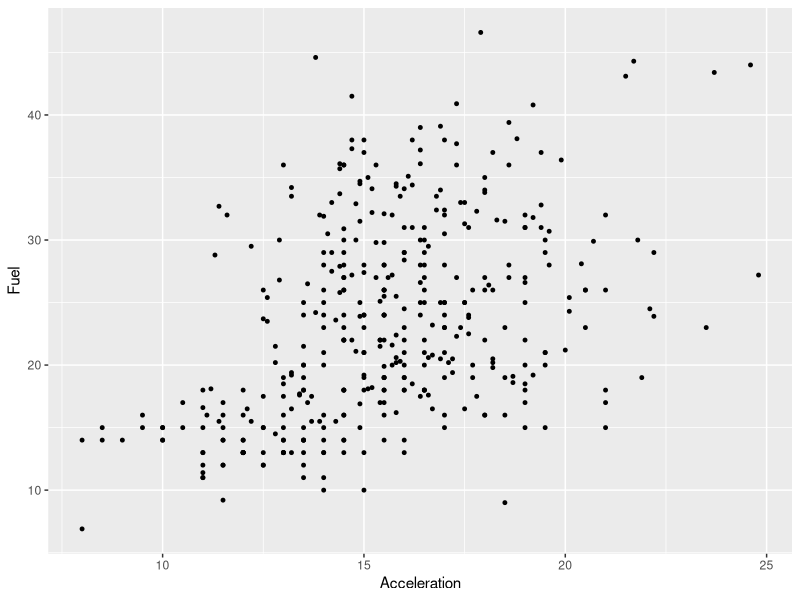
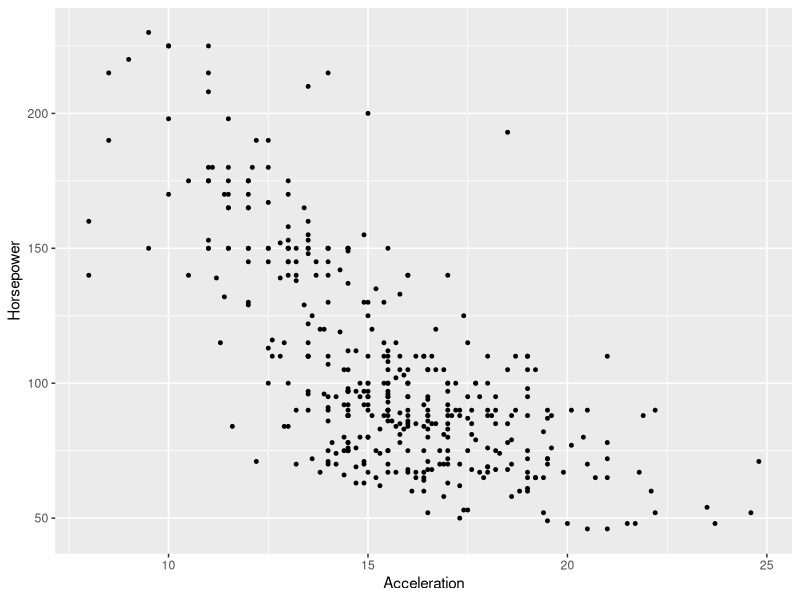
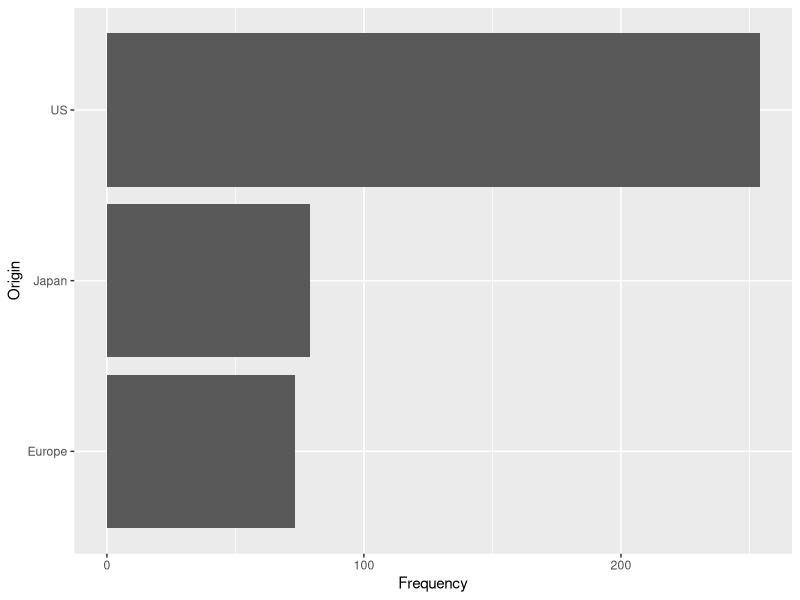
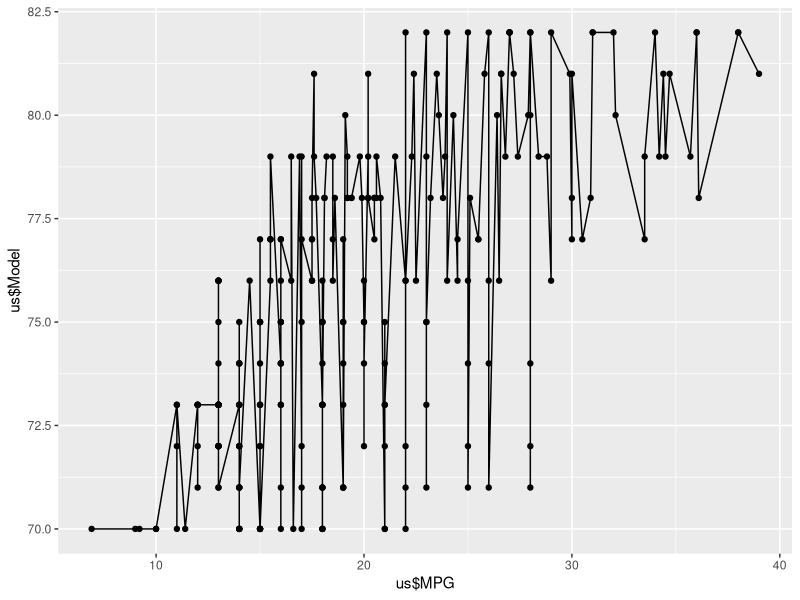
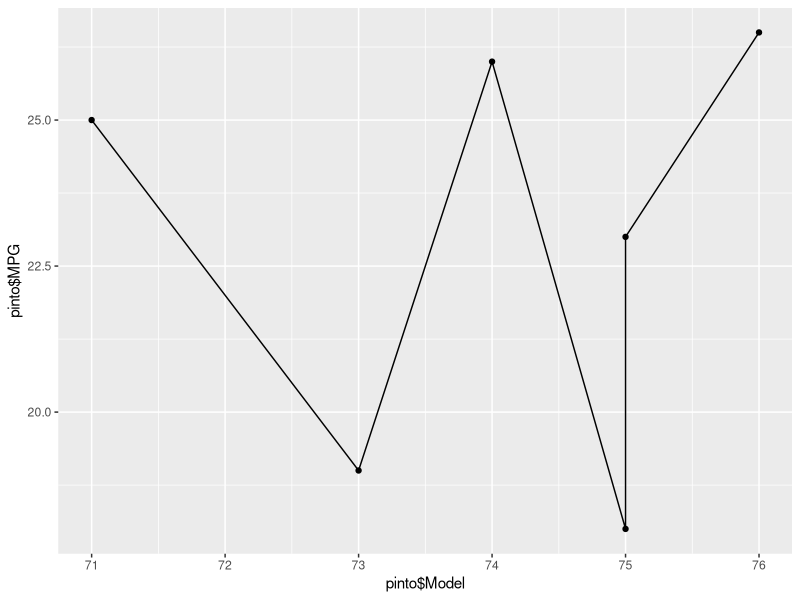
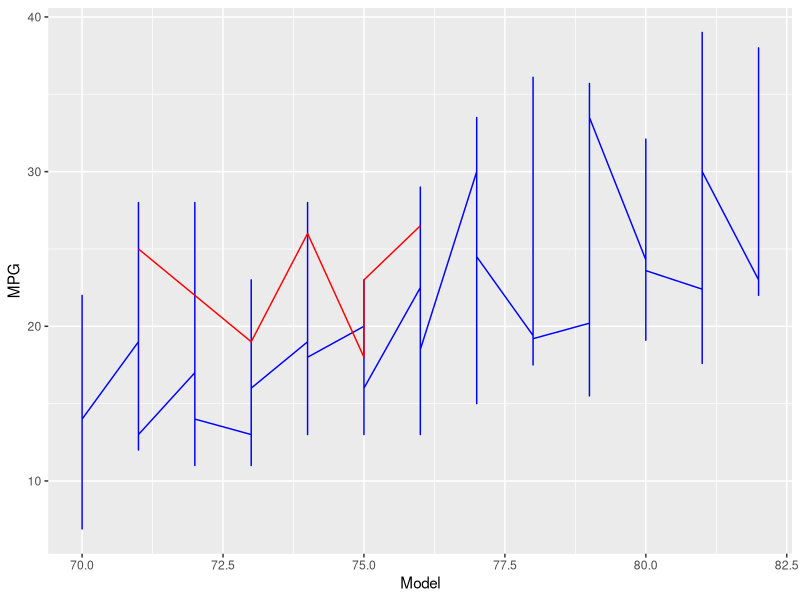

These figures' R source, in order:
library(readr)
library(ggplot2)
library(dplyr)
cars <- read_csv("cars.csv")

#Quick summary of data set
summary(cars)

#View Dataset raw data
View(cars)


#Variables
Acceleration<-cars$Acceleration
Fuel <- cars$MPG
Horsepower<-cars$Horsepower

#Plots using ggplot
ggplot(data=cars, aes(x=Acceleration, y=Fuel)) + geom_point(size=1)
ggplot(data=cars, aes(x=Acceleration, y=Horsepower)) + geom_point(size=1)

originCount <- table(cars$Origin, dnn = "Origin")
#barplot(originCount, main = "Origin")
originDataFrame <- data.frame(originCount)
colnames(originDataFrame) <- c("Origin", "Frequency")
p <- ggplot(data=originDataFrame, aes(x=Frequency, y=Origin)) + 
  geom_bar(stat="identity")
p

# line chart

toyota <- filter(cars, Car == "Toyota Corolla")

us <- filter(cars, Origin == "US")


us
pinto <- filter(cars, Car == "Ford Pinto")



#pinto


ggplot(us, aes(x=us$MPG, y=us$Model, group=1)) +
  geom_line()+
  geom_point()



ggplot(pinto, aes(x=pinto$Model, y=pinto$MPG, group=1)) +
  geom_line()+
  geom_point()


p = ggplot() + 
  geom_line(data = us, aes(x = Model, y = MPG, group=1), color = "blue") +
  geom_line(data = pinto, aes(x = Model, y = MPG, group=1), color = "red") +
  xlab('Model') +
  ylab('MPG')

print(p)

